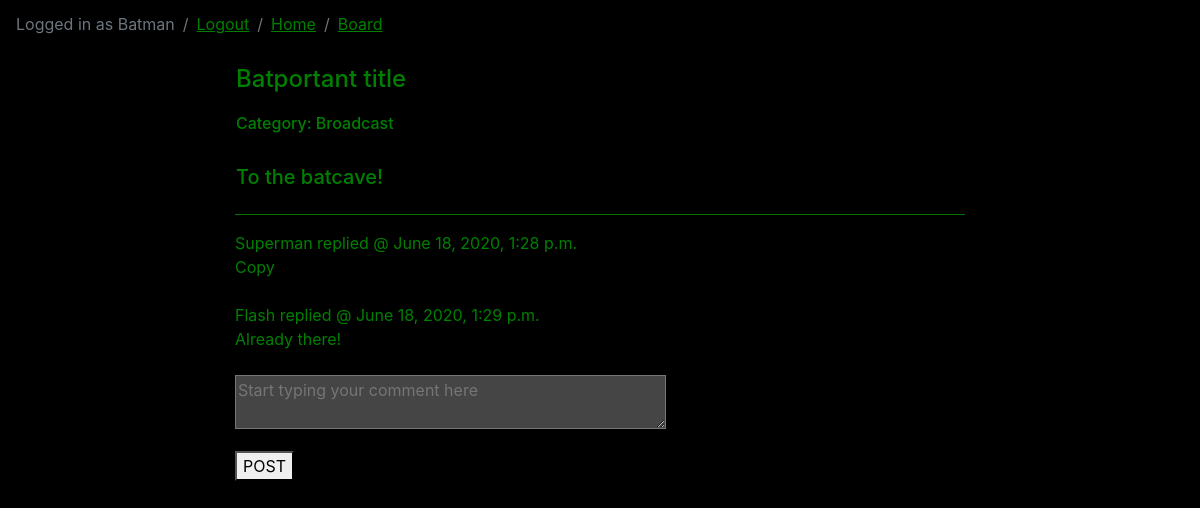
Screenshot of /main/board/10 (signed in) with the database file from the repository.
### board/models.py (models this page shows, shortened)
class Thread(models.Model):
    def was_published_recently(self):
        now = timezone.now()
        return now - datetime.timedelta(days=1) <= self.pub_date <= now
    thread_title = models.CharField(max_length=100)
    thread_text = models.CharField(max_length=5000)
    pub_date = models.DateTimeField('Date published', auto_now=True)
    CATEGORY_CHOICES = [('Random', 'Random'), ('Broadcast', 'Broadcast'), ('Animation', 'Animation'), ('Artwork', 'Artwork'), ('Cinematics', 'Cinematics'), ('Videogames', 'Videogames')]
    category = models.CharField(max_length=100, choices=CATEGORY_CHOICES)
    thread_author = models.CharField(max_length=200)
    was_published_recently.admin_order_field = 'pub_date'
    was_published_recently.boolean = True
    was_published_recently.short_description = 'Published recently?'

class Comment(models.Model):
    def __str__(self):
        return self.comment_text
    comment_text = models.CharField(max_length=2500)
    comment_post = models.ForeignKey(Thread, related_name='thread_id', on_delete=models.CASCADE)
    comment_author = models.CharField(max_length=200)
    pub_date = models.DateTimeField('Date published', null=True, blank=True, auto_now=True)

### board/views.py (the view, shortened to what this page needs)
# urls.py: path('board/<int:pk>', views.threadview, name='thread'),
@login_required
def threadview(request, pk):
    thread = Thread.objects.get(id = pk)
    comments = Comment.objects.filter(comment_post = thread)
    template = loader.get_template('board/thread.html')
    form = CommentForm()
    context = {
        'thread': thread,
        'form': form,
        'comments': comments
    }
    return HttpResponse(template.render(context, request))

### board/forms.py
class CommentForm(forms.ModelForm):
    comment_text = forms.CharField(label=False, max_length=1500, widget=forms.Textarea(attrs={'style':'background: #454545; color: #f9f9f9;', 'rows':'2.5', 'placeholder':'Start typing your comment here', }))
    class Meta:
        model = Comment
        fields = ('comment_text',)

### board/templates/board/thread.html (shortened to what this page needs)
<!DOCTYPE html>
<html lang="en">
<head>
    {% load static %}
    <link rel="stylesheet" href="https://stackpath.bootstrapcdn.com/bootstrap/4.5.0/css/bootstrap.min.css">
    <link rel="stylesheet" href="{% static 'css/master.css' %}" type="text/css">
</head>
<body>
<nav aria-label="breadcrumb">
    <ol class="breadcrumb">
        <li class="breadcrumb-item active" aria-current="page">Logged in as {{ user.username }} </li>
        <li class="breadcrumb-item"><a href="{% url 'Auth_:logout' %}">Logout</a></li>
        <li class="breadcrumb-item"><a href="{% url 'Auth_:index' %}">Home</a> </li>
        <li class="breadcrumb-item"><a href="{% url 'Board:board' %}">Board</a></li>
  </ol>
</nav>
<div class="container">
    <div class="row">
            <div class="col-lg-2 col-xl-2 "></div>
            <div class="col-lg-8 col-xl-8 ">
    <div class="card">
        <div class="card-title"><h4> {{ thread.thread_title }} </h4></div>
            <h6>Category: {{ thread.category }}</h6><br />
        <div class="card-text"><h5> {{ thread.thread_text }} </h5></div>
    </div>
<hr />
    {% for comment in comments %}
    {{ comment.comment_author }} replied @ {{ comment.pub_date }}<br />
    {{ comment }}<br /><br />
    {% endfor %}
    <form method="post" class="">
    {{form.as_p}}
    <button type="submit" name="comment">POST</button>
</form>
            </div>
            <div class="col-lg-2 col-xl-2 "></div>
    </div>
</div>
</body>
</html>

### auth_/static/css/master.css (style rules this page uses)
body { background-color: black; color: green; }
a { color: green; text-decoration: underline }
.card, .card-text, .card-title { background-color: black; }
hr { background-color: green; }
.breadcrumb { background-color: black; }

### rows the page displays
Thread: thread_title "Batportant title", category "Broadcast", thread_text "To the batcave!"
Comment: comment_author "Superman", pub_date "June 18, 2020, 1:28 p.m.", comment_text "Copy"
Comment: comment_author "Flash", pub_date "June 18, 2020, 1:29 p.m.", comment_text "Already there!"

### other values shown
{{ user.username }} "Batman"
